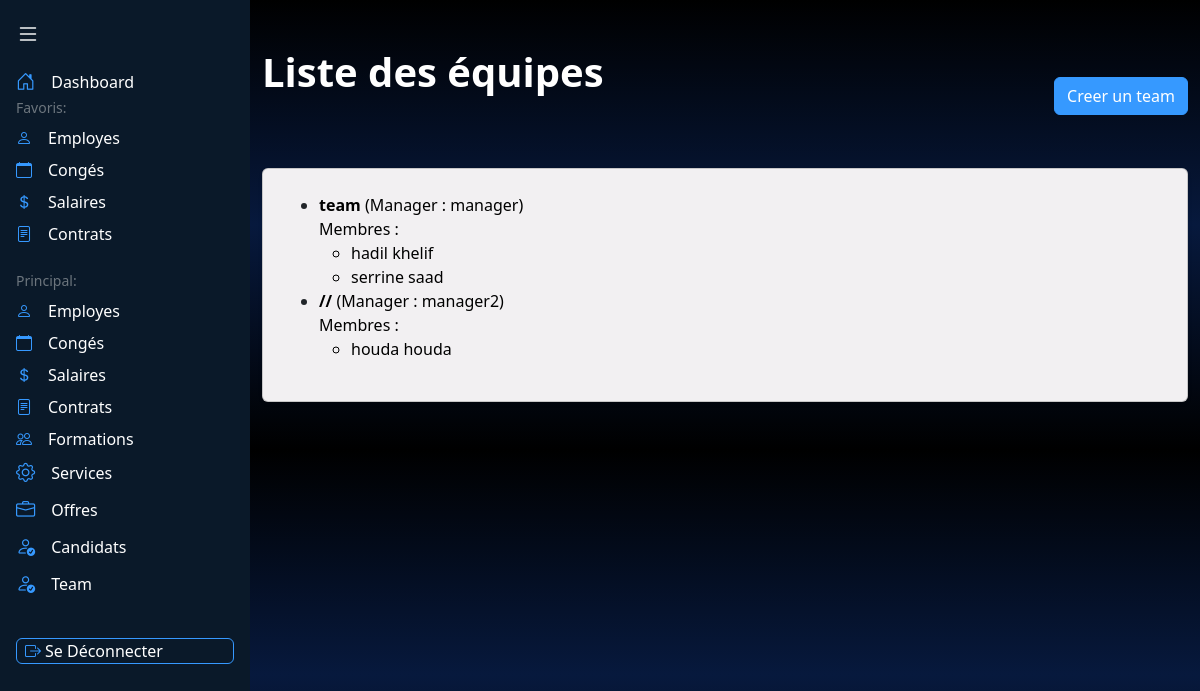
Screenshot of /teams/ with the database file from the repository.
### appRH/models.py (models this page shows, shortened)
class Team(models.Model):
    name = models.CharField(max_length=50)
    manager = models.ForeignKey(User, on_delete=models.CASCADE)
    members = models.ManyToManyField(Employe, related_name="teams")

class Employe(models.Model):
    user = models.OneToOneField(User, on_delete=models.CASCADE, null=True, blank=True)  # Relier chaque employé à un utilisateur
    nom = models.CharField(max_length=50)
    prenom = models.CharField(max_length=50)
    email = models.EmailField(unique=True)
    tel = models.CharField(max_length=10)  # Ajout d'une validation
    adresse = models.CharField(max_length=100)
    sexe = models.CharField(max_length=10, choices=[('Masculin', 'Masculin'), ('Féminin', 'Féminin')])
    lieu_naissance = models.CharField(max_length=50)
    date_naissance = models.DateField(null=True, blank=True)
    date_recrutement = models.DateField(auto_now_add=True)
    situation_fam = models.CharField(max_length=50)
    fonction = models.CharField(max_length=50)
    service = models.ForeignKey('Service', on_delete=models.CASCADE)

### appRH/views.py (the view)
# urls.py: path('teams/', views.team_list, name='team_list'),
def team_list(request):
    teams = Team.objects.all()
    return render(request, 'team_list.html', {'teams': teams})

### appRH/templates/team_list.html (shortened to what this page needs)
<!DOCTYPE html>
<html lang="fr">
<head>
    <link href="https://cdn.jsdelivr.net/npm/bootstrap@5.3.0/dist/css/bootstrap.min.css" rel="stylesheet">
    <link rel="stylesheet" href="https://cdn.jsdelivr.net/npm/bootstrap-icons@1.11.1/font/bootstrap-icons.css">
</head>
<body style="background: linear-gradient(to bottom, black 0%, rgb(7, 25, 61) 50%, black 100%);">
    <nav id="sidebar" class="min-vh-100 position-fixed" style="background-color: #0A1929; width: 250px; transition: all 0.3s ease; z-index: 1000;">
        <button class="btn border-0 p-3 w-100 text-start" id="toggleSidebar">
            <i class="bi bi-list text-white fs-4"></i>
        </button>
        <div class="px-3">
            <div class="mb-4">
                    <a href="{% url 'dashboardAgent' %}" class="nav-link text-white p-0 d-flex align-items-center">
                        <i class="bi bi-house-door" style="color: #3699FF; font-size: 1.2rem;"></i>
                        <span class="ms-3 menu-text">Dashboard</span>
                    </a>
                <div class="text-secondary small fw-medium mb-2 section-label">Favoris:</div>
                <ul class="nav flex-column gap-2">
                    <li class="nav-item">
                        <a href="{% url 'liste_employes' %}" class="nav-link text-white p-0 d-flex align-items-center">
                            <i class="bi bi-person" style="color: #3699FF;"></i>
                            <span class="ms-3 menu-text">Employes</span>
                        </a>
                    </li>
                    <li class="nav-item">
                        <a href="{% url 'liste_conges' %}" class="nav-link text-white p-0 d-flex align-items-center">
                            <i class="bi bi-calendar" style="color: #3699FF;"></i>
                            <span class="ms-3 menu-text">Congés</span>
                        </a>
                    </li>
                    <li class="nav-item">
                        <a href="{% url 'liste_salaires' %}" class="nav-link text-white p-0 d-flex align-items-center">
                            <i class="bi bi-currency-dollar" style="color: #3699FF;"></i>
                            <span class="ms-3 menu-text">Salaires</span>
                        </a>
                    </li>
                    <li class="nav-item">
                        <a href="{% url 'liste_contrats' %}" class="nav-link text-white p-0 d-flex align-items-center">
                            <i class="bi bi-file-text" style="color: #3699FF;"></i>
                            <span class="ms-3 menu-text">Contrats</span>
                        </a>
                    </li>
                </ul>
            </div>
            <div>
                <div class="text-secondary small fw-medium mb-2 section-label">Principal:</div>
                <ul class="nav flex-column gap-2">
                    <li class="nav-item">
                        <a href="{% url 'liste_employes' %}" class="nav-link text-white p-0 d-flex align-items-center">
                            <i class="bi bi-person" style="color: #3699FF;"></i>
                            <span class="ms-3 menu-text">Employes</span>
                        </a>
                    </li>
                    <li class="nav-item">
                        <a href="{% url 'liste_conges' %}" class="nav-link text-white p-0 d-flex align-items-center">
                            <i class="bi bi-calendar" style="color: #3699FF;"></i>
                            <span class="ms-3 menu-text">Congés</span>
                        </a>
                    </li>
                    <li class="nav-item">
                        <a href="{% url 'liste_salaires' %}" class="nav-link text-white p-0 d-flex align-items-center">
                            <i class="bi bi-currency-dollar" style="color: #3699FF;"></i>
                            <span class="ms-3 menu-text">Salaires</span>
                        </a>
                    </li>
                    <li class="nav-item">
                        <a href="{% url 'liste_contrats' %}" class="nav-link text-white p-0 d-flex align-items-center">
                            <i class="bi bi-file-text" style="color: #3699FF;"></i>
                            <span class="ms-3 menu-text">Contrats</span>
                        </a>
                    </li>
                    <li class="nav-item">
                        <a href="{% url 'liste_formations' %}" class="nav-link text-white p-0 d-flex align-items-center">
                            <i class="bi bi-people" style="color: #3699FF;"></i>
                            <span class="ms-3 menu-text">Formations</span>
                        </a>
                    </li>
                    <li>
                    <a href="{% url 'liste_services' %}" class="nav-link text-white p-0 d-flex align-items-center">
                        <i class="bi bi-gear" style="color: #3699FF; font-size: 1.2rem;"></i>
                        <span class="ms-3 menu-text">Services</span>
                    </a>
                </li>
                <li>
                <a href="{% url 'liste_offre' %}" class="nav-link text-white p-0 d-flex align-items-center">
                    <i class="bi bi-briefcase" style="color: #3699FF; font-size: 1.2rem;"></i>
                    <span class="ms-3 menu-text">Offres</span>
                </a>
            </li>
        <li>
            <a href="{% url 'liste_candidature' %}" class="nav-link text-white p-0 d-flex align-items-center">
                <i class="bi bi-person-check" style="color: #3699FF; font-size: 1.2rem;"></i>
                <span class="ms-3 menu-text">Candidats</span>
            </a>
        </li>
        <li>
            <a href="{% url 'team_list' %}" class="nav-link text-white p-0 d-flex align-items-center">
                <i class="bi bi-person-check" style="color: #3699FF; font-size: 1.2rem;"></i>
                <span class="ms-3 menu-text">Team</span>
            </a>
        </li>
     <br>
                    <li class="nav-item">
                  <form method="POST" action="{% url 'logout' %}">
                <button
    class="nav-link text-white p-0 d-flex align-items-center gap-1 px-2 py-1 rounded w-100"
    style="background-color: #0A1929; border: 1px solid #3699FF; font-size: 1rem; line-height: 1;"
>
    <i class="bi bi-box-arrow-right" style="color: #3699FF; font-size: 1rem;"></i>
    <span class="menu-text" style="margin-left: 0;">Se Déconnecter</span>
</button>
                 </form>
                </li>
                 </ul>
                </div>
            </div>
        </nav>
        <div class="flex-grow-1" style="margin-left: 250px; transition: margin-left 0.3s ease;">
            <div class="container py-5">
                <div class="d-flex justify-content-between align-items-center mb-4" style="color:rgb(255, 255, 255);">
                <h1 class="text-center fw-bold mb-5 " style="color: white;">Liste des équipes</h1>
                <div>
                    <a href="{% url 'create_team' %}" class="btn btn-primary" style="background-color: #3699FF; border-color: #3699FF;">Creer un team</a>
                </div>
            </div>
                <div class="card shadow-sm p-4" style="background-color : rgb(242, 240, 242);">
                    <ul>
                        {% for team in teams %}
                            <li>
                                <div style="color: black;">
                                    <strong>{{ team.name }}</strong> (Manager : {{ team.manager.username }})<br>
                                    Membres :
                                </div>
                                <ul>
                                    {% for member in team.members.all %}
                                    <div style="color: black;">
                                        <li>{{ member.prenom }} {{ member.nom }}</li>
                                    </div>
                                    {% endfor %}
                                </ul>
                            </li>
                        {% endfor %}
                    </ul>
                </div>
            </div>
        </div>
</body>
</html>

### rows the page displays
Team: name "team", manager.username "manager"
Employe: prenom "hadil", nom "khelif"
Employe: prenom "serrine", nom "saad"
Team: name "//", manager.username "manager2"
Employe: prenom "houda", nom "houda"
